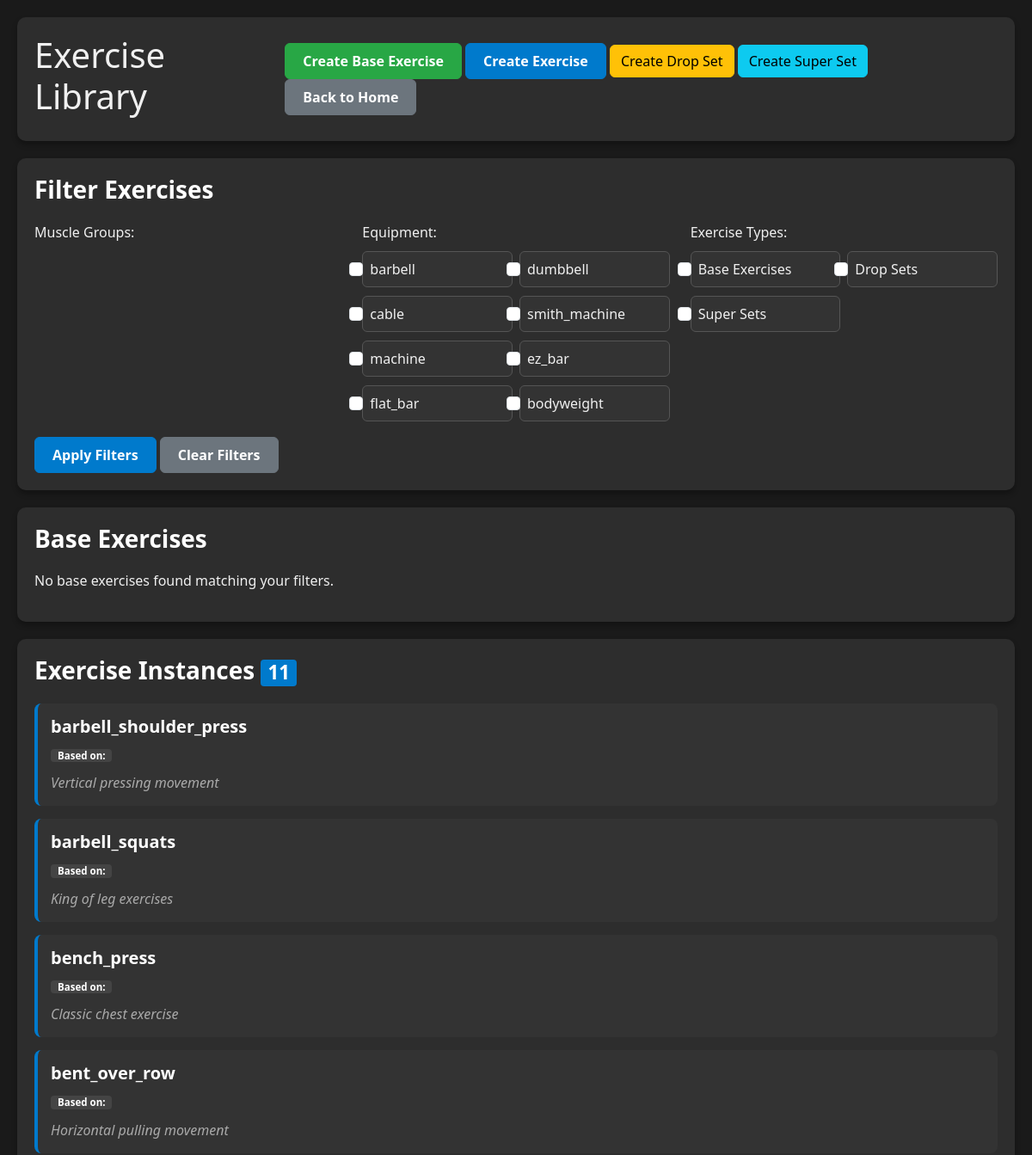
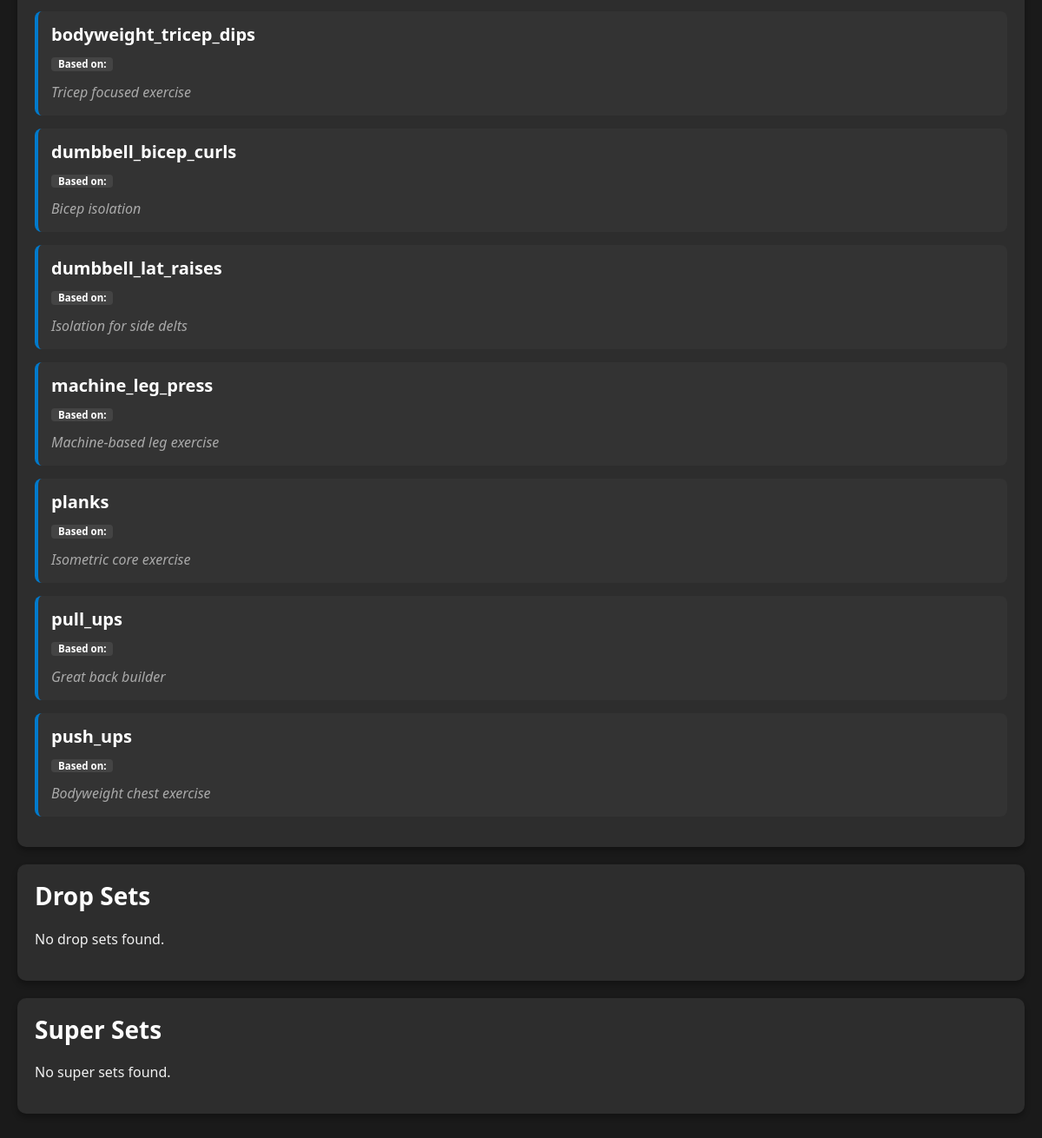
Page /exercise-list/ (signed in) on the committed database (2 pictures, top to bottom).
### logger/models.py (models this page shows, shortened)
class Equipment(models.Model):
    name = models.CharField(max_length=100, unique=True)

class Exercise(models.Model):
    name = models.CharField(max_length=200, unique=True)
    primary_muscle_group = models.ForeignKey(MuscleGroup, on_delete=models.CASCADE, related_name='primary_exercises')
    secondary_muscle_groups = models.ManyToManyField(MuscleGroup, blank=True, related_name='secondary_exercises')
    equipment = models.ForeignKey(Equipment, on_delete=models.CASCADE)
    notes = models.TextField(blank=True)
    created_at = models.DateTimeField(auto_now_add=True)
    class Meta:
        ordering = ['name']

### logger/views.py (the view)
# urls.py: path('exercise-list/', views.exercise_list, name='exercise_list'),
@login_required
def exercise_list(request):
    exercises = Exercise.objects.all().select_related('primary_muscle_group', 'equipment')
    muscle_filter = request.GET.get('muscle_group')
    if muscle_filter:
        exercises = exercises.filter(primary_muscle_group_id=muscle_filter)
    equipment_filter = request.GET.get('equipment')
    if equipment_filter:
        exercises = exercises.filter(equipment_id=equipment_filter)
    context = {
        'exercises': exercises.order_by('name'),
        'muscle_groups': MuscleGroup.objects.all(),
        'equipment': Equipment.objects.all(),
        'selected_muscle': muscle_filter,
        'selected_equipment': equipment_filter,
    }
    return render(request, 'logger/exercise_list.html', context)

### logger/templates/logger/exercise_list.html (shortened to what this page needs)
<!DOCTYPE html>
<html>
<head>
    <link href="https://cdn.jsdelivr.net/npm/bootstrap@5.3.0/dist/css/bootstrap.min.css" rel="stylesheet">
</head>
<body>
    <div class="container">
        <div class="header">
            <div class="d-flex justify-content-between align-items-center">
                <h1>Exercise Library</h1>
                <div>
                    <a href="{% url 'create_base_exercise' %}" class="btn btn-success">Create Base Exercise</a>
                    <a href="{% url 'create_exercise' %}" class="btn btn-primary">Create Exercise</a>
                    <a href="{% url 'create_drop_set' %}" class="btn btn-warning">Create Drop Set</a>
                    <a href="{% url 'create_super_set' %}" class="btn btn-info">Create Super Set</a>
                    <a href="{% url 'home' %}" class="btn btn-secondary">Back to Home</a>
                </div>
            </div>
        </div>
        <div class="filter-section">
            <h3 class="section-title">Filter Exercises</h3>
            <form method="get">
                <div class="row">
                    <div class="col-md-4">
                        <label>Muscle Groups:</label>
                    </div>
                    <div class="col-md-4">
                        <label>Equipment:</label>
                        <div class="checkbox-group">
                            {% for eq in equipment %}
                                <div class="form-check">
                                    <input type="checkbox" name="equipment" value="{{ eq.id }}"
                                           class="form-check-input" id="equipment_{{ eq.id }}">
                                    <label class="form-check-label" for="equipment_{{ eq.id }}">
                                        {{ eq.name }}
                                    </label>
                                </div>
                            {% endfor %}
                        </div>
                    </div>
                    <div class="col-md-4">
                        <label>Exercise Types:</label>
                        <div class="checkbox-group">
                            <div class="form-check">
                                <input type="checkbox" name="exercise_type" value="base"
                                       class="form-check-input" id="type_base">
                                <label class="form-check-label" for="type_base">
                                    Base Exercises
                                </label>
                            </div>
                            <div class="form-check">
                                <input type="checkbox" name="exercise_type" value="drop_set"
                                       class="form-check-input" id="type_drop_set">
                                <label class="form-check-label" for="type_drop_set">
                                    Drop Sets
                                </label>
                            </div>
                            <div class="form-check">
                                <input type="checkbox" name="exercise_type" value="super_set"
                                       class="form-check-input" id="type_super_set">
                                <label class="form-check-label" for="type_super_set">
                                    Super Sets
                                </label>
                            </div>
                        </div>
                    </div>
                </div>
                <div class="mt-3">
                    <button type="submit" class="btn btn-primary">Apply Filters</button>
                    <a href="{% url 'exercise_list' %}" class="btn btn-secondary">Clear Filters</a>
                </div>
            </form>
        </div>
        <div class="exercise-section">
            <h3 class="section-title">
                Base Exercises
            </h3>
            {% if base_exercises %}
                {% for base_exercise in base_exercises %}
                    <div class="exercise-card base-exercise-card">
                        <h5>{{ base_exercise.name }}</h5>
                        <div class="exercise-details">
                            {% if base_exercise.muscle_group.all %}
                                <span>Muscles: {{ base_exercise.muscle_group.all|join:", " }}</span>
                            {% endif %}
                            {% if base_exercise.equipment.all %}
                                <span>Equipment: {{ base_exercise.equipment.all|join:", " }}</span>
                            {% endif %}
                            {% if base_exercise.is_compound %}
                                <span>Compound</span>
                            {% endif %}
                            {% if base_exercise.is_incline %}
                                <span>Incline</span>
                            {% endif %}
                            {% if base_exercise.is_decline %}
                                <span>Decline</span>
                            {% endif %}
                            {% if base_exercise.is_single_arm %}
                                <span>Single Arm</span>
                            {% endif %}
                        </div>
                        {% if base_exercise.description %}
                            <div class="description">{{ base_exercise.description }}</div>
                        {% endif %}
                        <div class="mt-2">
                            <a href="{% url 'create_exercise' %}?base_exercise={{ base_exercise.id }}"
                               class="btn btn-primary btn-sm">Create Instance</a>
                        </div>
                    </div>
                {% endfor %}
            {% else %}
                <p>No base exercises found matching your filters.</p>
            {% endif %}
        </div>
        <div class="exercise-section">
            <h3 class="section-title">
                Exercise Instances <span class="badge badge-instance">{{ exercises.count }}</span>
            </h3>
            {% if exercises %}
                {% for exercise in exercises %}
                    <div class="exercise-card">
                        <h5>{{ exercise.name }}</h5>
                        <div class="exercise-details">
                            <span class="badge badge-base">Based on: {{ exercise.base_exercise.name }}</span>
                        </div>
                        {% if exercise.notes %}
                            <div class="description">{{ exercise.notes }}</div>
                        {% endif %}
                    </div>
                {% endfor %}
            {% else %}
                <p>No exercise instances found matching your filters.</p>
            {% endif %}
        </div>
        <div class="exercise-section">
            <h3 class="section-title">
                Drop Sets
            </h3>
            {% if drop_sets %}
                {% for drop_set in drop_sets %}
                    <div class="exercise-card drop-set-card">
                        <h5>{{ drop_set.name }}</h5>
                        <div class="exercise-details">
                            <span class="badge badge-base">Based on: {{ drop_set.base_exercise.name }}</span>
                            <span class="badge badge-drop-set">Drop Set</span>
                        </div>
                        {% if drop_set.description %}
                            <div class="description">{{ drop_set.description }}</div>
                        {% endif %}
                        <div class="mt-2">
                            <a href="#" class="btn btn-warning btn-sm">View Rounds</a>
                        </div>
                    </div>
                {% endfor %}
            {% else %}
                <p>No drop sets found.</p>
            {% endif %}
        </div>
        <div class="exercise-section">
            <h3 class="section-title">
                Super Sets
            </h3>
            {% if super_sets %}
                {% for super_set in super_sets %}
                    <div class="exercise-card super-set-card">
                        <h5>{{ super_set.name }}</h5>
                        <div class="exercise-details">
                            <span class="badge badge-super-set">Super Set</span>
                            <span>Rest: {{ super_set.rest_time_between_sets }}s</span>
                        </div>
                        {% if super_set.description %}
                            <div class="description">{{ super_set.description }}</div>
                        {% endif %}
                        <div class="mt-2">
                            <a href="#" class="btn btn-info btn-sm">View Exercises</a>
                        </div>
                    </div>
                {% endfor %}
            {% else %}
                <p>No super sets found.</p>
            {% endif %}
        </div>
    </div>
</body>
</html>

### logger/templates/logger/exercise_list.html (style rules this page uses)
body { background-color: #1a1a1a; color: #f0f0f0; font-family: 'Segoe UI', Tahoma, Geneva, Verdana, sans-serif; }
.container { max-width: 1200px; margin: 0 auto; padding: 20px; }
.header { background-color: #2d2d2d; border-radius: 10px; padding: 20px; margin-bottom: 20px; box-shadow: 0 4px 6px rgba(0, 0, 0, 0.3); }
.filter-section { background-color: #2d2d2d; border-radius: 10px; padding: 20px; margin-bottom: 20px; box-shadow: 0 4px 6px rgba(0, 0, 0, 0.3); }
.exercise-section { background-color: #2d2d2d; border-radius: 10px; padding: 20px; margin-bottom: 20px; box-shadow: 0 4px 6px rgba(0, 0, 0, 0.3); }
.exercise-card { background-color: #333; border-radius: 8px; padding: 15px; margin-bottom: 15px; border-left: 4px solid #007acc; transition: transform 0.2s; }
.exercise-card h5 { color: #fff; margin-bottom: 10px; font-weight: 600; }
.exercise-details { color: #ccc; font-size: 0.9em; margin-bottom: 10px; }
.exercise-details span { margin-right: 15px; background-color: #444; padding: 2px 8px; border-radius: 4px; }
.btn-primary { background-color: #007acc; border-color: #007acc; padding: 8px 20px; font-weight: 600; }
.btn-success { background-color: #28a745; border-color: #28a745; padding: 8px 20px; font-weight: 600; }
.btn-secondary { background-color: #6c757d; border-color: #6c757d; padding: 8px 20px; font-weight: 600; }
.checkbox-group { display: grid; grid-template-columns: repeat(auto-fit, minmax(150px, 1fr)); gap: 8px; margin-top: 10px; }
.form-check { background-color: #333; padding: 8px; border-radius: 6px; border: 1px solid #555; }
.form-check-label { color: #f0f0f0; font-weight: normal; }
.section-title { color: #fff; margin-bottom: 20px; font-weight: 600; }
.badge { background-color: #007acc; color: #fff; padding: 4px 8px; border-radius: 4px; font-size: 0.8em; margin-right: 5px; }
.badge-base { background-color: #28a745; }
.badge-instance { background-color: #007acc; }
.description { color: #aaa; font-style: italic; margin-top: 8px; }

### rows in the picture
Equipment: name "barbell"
Equipment: name "dumbbell"
Equipment: name "cable"
Equipment: name "smith_machine"
Equipment: name "machine"
Equipment: name "ez_bar"
Equipment: name "flat_bar"
Equipment: name "bodyweight"
Exercise: name "barbell_shoulder_press", notes "Vertical pressing movement"
Exercise: name "barbell_squats", notes "King of leg exercises"
Exercise: name "bench_press", notes "Classic chest exercise"
Exercise: name "bent_over_row", notes "Horizontal pulling movement"
Exercise: name "bodyweight_tricep_dips", notes "Tricep focused exercise"
Exercise: name "dumbbell_bicep_curls", notes "Bicep isolation"
Exercise: name "dumbbell_lat_raises", notes "Isolation for side delts"
Exercise: name "machine_leg_press", notes "Machine-based leg exercise"
Exercise: name "planks", notes "Isometric core exercise"
Exercise: name "pull_ups", notes "Great back builder"
Exercise: name "push_ups", notes "Bodyweight chest exercise"

### other values in the picture
{{ exercises.count }} "11"
